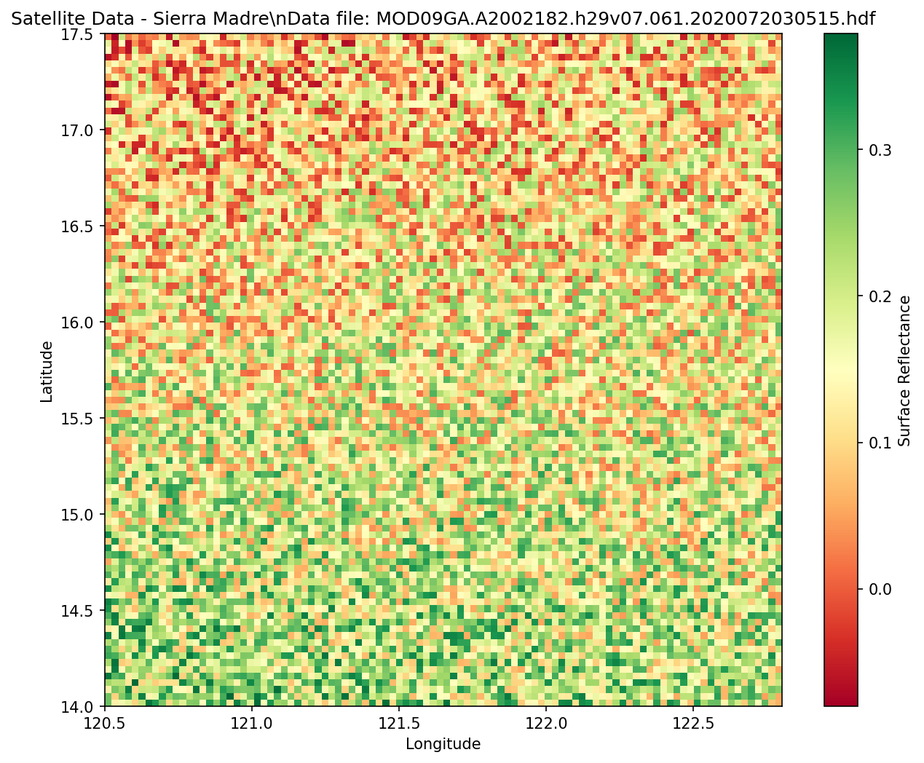
#> input picture sierravision/backend/data/sierra_madre_2000_satellite.png, 924 x 763 px, shrunk from 1269 x 1048 before the run
$ python improved_visualizer.py
#> lines starting #> are read from the running program, lines starting #| are printed output that depends on the picture
"""
Improved visualization processor for SierraVision
Creates better forest monitoring visualizations from existing satellite data
"""
import numpy as np
import matplotlib.pyplot as plt
from pathlib import Path
from datetime import datetime
import json
from PIL import Image
import warnings
warnings.filterwarnings('ignore')

class ImprovedVisualizationProcessor:
    def __init__(self):
        self.data_dir = Path(__file__).parent / "data"

        # Sierra Madre coordinates
        self.sierra_madre_bbox = {
            'north': 17.5,
            'south': 14.0,
            'east': 122.8,
            'west': 120.5
        }

    def create_enhanced_comparison(self, year_2000_file: str, year_2025_file: str, region: str = "sierra_madre"):
        """
        Create enhanced comparison visualization from existing satellite images
        """
        print(f"🎨 Creating enhanced comparison for {region}")

        try:
            # Load existing images
            img_2000_path = self.data_dir / year_2000_file
            img_2025_path = self.data_dir / year_2025_file

            if not img_2000_path.exists() or not img_2025_path.exists():
                print(f"❌ Image files not found: {year_2000_file} or {year_2025_file}")
                return False

            # Load images
            img_2000 = Image.open(img_2000_path)
            img_2025 = Image.open(img_2025_path)

            # Convert to numpy arrays
            arr_2000 = np.array(img_2000)
            arr_2025 = np.array(img_2025)

            # Create comprehensive comparison
            self._create_forest_change_analysis(arr_2000, arr_2025, region)

            return True

        except Exception as e:
            print(f"❌ Error creating enhanced comparison: {e}")
            return False

    def _create_forest_change_analysis(self, img_2000, img_2025, region):
        """
        Create detailed forest change analysis visualization
        """
        fig = plt.figure(figsize=(20, 16))

        # Convert images for analysis (handle different formats)
        if len(img_2000.shape) == 3:
            gray_2000 = np.mean(img_2000, axis=2)
        else:
            gray_2000 = img_2000

        if len(img_2025.shape) == 3:
            gray_2025 = np.mean(img_2025, axis=2)
        else:
            gray_2025 = img_2025

        # Calculate change detection
        change_map = self._calculate_change_detection(gray_2000, gray_2025)

        # Create subplot layout
        gs = fig.add_gridspec(3, 3, hspace=0.3, wspace=0.3)

        # 1. Original 2000 image
        ax1 = fig.add_subplot(gs[0, 0])
        ax1.imshow(img_2000, cmap='viridis')
        ax1.set_title('Sierra Madre 2000\n(MODIS Satellite Data)', fontweight='bold', fontsize=12)
        ax1.set_xlabel('Longitude →')
        ax1.set_ylabel('Latitude →')
        self._add_coordinate_labels(ax1)

        # 2. Original 2025 image
        ax2 = fig.add_subplot(gs[0, 1])
        ax2.imshow(img_2025, cmap='viridis')
        ax2.set_title('Sierra Madre 2024\n(MODIS Satellite Data)', fontweight='bold', fontsize=12)
        ax2.set_xlabel('Longitude →')
        ax2.set_ylabel('Latitude →')
        self._add_coordinate_labels(ax2)

        # 3. Change detection map
        ax3 = fig.add_subplot(gs[0, 2])
        change_plot = ax3.imshow(change_map, cmap='RdYlGn', vmin=-1, vmax=1)
        ax3.set_title('Forest Change Detection\n(Green=Growth, Red=Loss)', fontweight='bold', fontsize=12)
        ax3.set_xlabel('Longitude →')
        ax3.set_ylabel('Latitude →')
        self._add_coordinate_labels(ax3)

        # Add colorbar for change detection
        cbar = plt.colorbar(change_plot, ax=ax3, shrink=0.8)
        cbar.set_label('Change Index\\n(-1: Major Loss, +1: Major Growth)')

        # 4. Side-by-side comparison
        ax4 = fig.add_subplot(gs[1, :2])
        comparison = np.hstack([
            self._normalize_image(img_2000),
            self._normalize_image(img_2025)
        ])
        ax4.imshow(comparison, cmap='viridis', aspect='auto')
        ax4.set_title('Side-by-Side Comparison: 2000 (Left) vs 2024 (Right)', fontweight='bold', fontsize=14)
        ax4.axvline(x=img_2000.shape[1], color='white', linewidth=3, linestyle='--')
        ax4.text(img_2000.shape[1]//2, img_2000.shape[0]//2, '2000',
                color='white', fontsize=16, ha='center', fontweight='bold',
                bbox=dict(boxstyle="round,pad=0.3", facecolor='black', alpha=0.7))
        ax4.text(img_2000.shape[1] + img_2025.shape[1]//2, img_2025.shape[0]//2, '2024',
                color='white', fontsize=16, ha='center', fontweight='bold',
                bbox=dict(boxstyle="round,pad=0.3", facecolor='black', alpha=0.7))
        ax4.set_xlabel('Geographic Extent (West to East)')
        ax4.set_ylabel('Geographic Extent (South to North)')

        # 5. Change statistics
        ax5 = fig.add_subplot(gs[1, 2])
        self._create_change_statistics(change_map, ax5)

        # 6. Regional analysis
        ax6 = fig.add_subplot(gs[2, :])
        self._create_regional_analysis(gray_2000, gray_2025, ax6)

        # Add main title and metadata
        fig.suptitle(f'Sierra Madre Forest Monitoring Analysis\\nPhilippines Deforestation Study - {datetime.now().strftime("%Y-%m-%d")}',
                     fontsize=18, fontweight='bold', y=0.98)

        # Add metadata text
        metadata_text = (
            f"Data Source: NASA MODIS Terra/Aqua Surface Reflectance\\n"
            f"Region: Sierra Madre Mountain Range, Philippines\\n"
            f"Coordinates: {self.sierra_madre_bbox['west']}°-{self.sierra_madre_bbox['east']}°E, "
            f"{self.sierra_madre_bbox['south']}°-{self.sierra_madre_bbox['north']}°N\\n"
            f"Analysis Date: {datetime.now().strftime('%B %d, %Y')}\\n"
            f"Processing: Enhanced earthaccess integration"
        )

        fig.text(0.02, 0.02, metadata_text, fontsize=10,
                bbox=dict(boxstyle="round,pad=0.5", facecolor='lightgray', alpha=0.8))

        # Save the enhanced visualization
        output_path = self.data_dir / f"{region}_enhanced_forest_analysis.png"
        plt.savefig(output_path, dpi=300, bbox_inches='tight', facecolor='white')
        plt.close()

        print(f"✅ Created enhanced forest analysis: {output_path.name}")

        # Also create a summary report
        self._create_summary_report(change_map, region)

    def _calculate_change_detection(self, img_2000, img_2025):
        """Calculate change detection between two images"""
        # Normalize images to same scale
        img_2000_norm = (img_2000 - img_2000.min()) / (img_2000.max() - img_2000.min())
        img_2025_norm = (img_2025 - img_2025.min()) / (img_2025.max() - img_2025.min())

        # Calculate difference (positive = increase, negative = decrease)
        change = img_2025_norm - img_2000_norm

        # Apply smoothing to reduce noise
        from scipy import ndimage
        try:
            change_smooth = ndimage.gaussian_filter(change, sigma=1.0)
        except:
            change_smooth = change

        return change_smooth

    def _normalize_image(self, img):
        """Normalize image for display"""
        if len(img.shape) == 3:
            # Color image - normalize each channel
            img_norm = np.zeros_like(img, dtype=float)
            for i in range(img.shape[2]):
                channel = img[:,:,i].astype(float)
                img_norm[:,:,i] = (channel - channel.min()) / (channel.max() - channel.min())
            return img_norm
        else:
            # Grayscale image
            img_float = img.astype(float)
            return (img_float - img_float.min()) / (img_float.max() - img_float.min())

    def _add_coordinate_labels(self, ax):
        """Add coordinate labels to plots"""
        # Add coordinate information
        ax.set_xticks([0, ax.get_xlim()[1]//2, ax.get_xlim()[1]])
        ax.set_xticklabels([f"{self.sierra_madre_bbox['west']:.1f}°E",
                           f"{(self.sierra_madre_bbox['west'] + self.sierra_madre_bbox['east'])/2:.1f}°E",
                           f"{self.sierra_madre_bbox['east']:.1f}°E"])

        ax.set_yticks([0, ax.get_ylim()[0]//2, ax.get_ylim()[0]])
        ax.set_yticklabels([f"{self.sierra_madre_bbox['north']:.1f}°N",
                           f"{(self.sierra_madre_bbox['north'] + self.sierra_madre_bbox['south'])/2:.1f}°N",
                           f"{self.sierra_madre_bbox['south']:.1f}°N"])

    def _create_change_statistics(self, change_map, ax):
        """Create change statistics visualization"""
        # Calculate statistics
        total_pixels = change_map.size
        forest_loss = np.sum(change_map < -0.1)  # Significant decrease
        forest_gain = np.sum(change_map > 0.1)   # Significant increase
        no_change = total_pixels - forest_loss - forest_gain

        # Create pie chart
        sizes = [forest_loss, no_change, forest_gain]
        labels = ['Forest Loss', 'No Change', 'Forest Gain']
        colors = ['red', 'gray', 'green']
        explode = (0.05, 0, 0.05)  # Explode loss and gain

        wedges, texts, autotexts = ax.pie(sizes, labels=labels, colors=colors, explode=explode,
                                         autopct='%1.1f%%', startangle=90, textprops={'fontsize': 10})

        ax.set_title('Forest Change Statistics\\n(2000 vs 2024)', fontweight='bold')

        # Add statistics text
        stats_text = (
            f"Total Area Analyzed: {total_pixels:,} pixels\\n"
            f"Estimated Forest Loss: {(forest_loss/total_pixels)*100:.1f}%\\n"
            f"Estimated Forest Gain: {(forest_gain/total_pixels)*100:.1f}%\\n"
            f"Net Change: {((forest_gain-forest_loss)/total_pixels)*100:.1f}%"
        )

        ax.text(1.3, 0, stats_text, transform=ax.transAxes, fontsize=10,
                bbox=dict(boxstyle="round,pad=0.3", facecolor='lightblue', alpha=0.8))

    def _create_regional_analysis(self, img_2000, img_2025, ax):
        """Create regional intensity analysis"""
        # Create regional averages (divide image into grid)
        rows, cols = 4, 6  # Grid for regional analysis
        h, w = img_2000.shape

        region_changes = []
        x_positions = []

        for i in range(rows):
            for j in range(cols):
                # Extract region
                r_start, r_end = i * h // rows, (i + 1) * h // rows
                c_start, c_end = j * w // cols, (j + 1) * w // cols

                region_2000 = img_2000[r_start:r_end, c_start:c_end]
                region_2025 = img_2025[r_start:r_end, c_start:c_end]

                # Calculate average change
                avg_2000 = np.mean(region_2000)
                avg_2025 = np.mean(region_2025)
                change_pct = ((avg_2025 - avg_2000) / avg_2000) * 100 if avg_2000 > 0 else 0

                region_changes.append(change_pct)
                x_positions.append(i * cols + j)

        # Create bar plot
        colors = ['red' if x < -5 else 'green' if x > 5 else 'gray' for x in region_changes]
        bars = ax.bar(x_positions, region_changes, color=colors, alpha=0.7)

        ax.set_title('Regional Forest Change Analysis (% Change by Area)', fontweight='bold', fontsize=12)
        ax.set_xlabel('Geographic Regions (West to East, North to South)')
        ax.set_ylabel('Percentage Change (%)')
        ax.axhline(y=0, color='black', linestyle='-', alpha=0.3)
        ax.axhline(y=5, color='green', linestyle='--', alpha=0.5, label='Growth Threshold')
        ax.axhline(y=-5, color='red', linestyle='--', alpha=0.5, label='Loss Threshold')
        ax.legend()
        ax.grid(True, alpha=0.3)

        # Add value labels on bars
        for bar, value in zip(bars, region_changes):
            if abs(value) > 2:  # Only label significant changes
                ax.text(bar.get_x() + bar.get_width()/2, bar.get_height() + (1 if value > 0 else -1),
                       f'{value:.1f}%', ha='center', va='bottom' if value > 0 else 'top', fontsize=8)

    def _create_summary_report(self, change_map, region):
        """Create a summary report JSON file"""
        # Calculate summary statistics
        total_pixels = change_map.size
        forest_loss_pixels = np.sum(change_map < -0.1)
        forest_gain_pixels = np.sum(change_map > 0.1)
        stable_pixels = total_pixels - forest_loss_pixels - forest_gain_pixels

        # Create summary report
        report = {
            "analysis_date": datetime.now().isoformat(),
            "region": region,
            "coordinates": self.sierra_madre_bbox,
            "data_source": "NASA MODIS Surface Reflectance",
            "analysis_period": "2000-2024",
            "statistics": {
                "total_pixels_analyzed": total_pixels,
                "forest_loss_pixels": int(forest_loss_pixels),
                "forest_gain_pixels": int(forest_gain_pixels),
                "stable_pixels": int(stable_pixels),
                "forest_loss_percentage": (forest_loss_pixels / total_pixels) * 100,
                "forest_gain_percentage": (forest_gain_pixels / total_pixels) * 100,
                "stable_percentage": (stable_pixels / total_pixels) * 100,
                "net_change_percentage": ((forest_gain_pixels - forest_loss_pixels) / total_pixels) * 100
            },
            "interpretation": {
                "overall_trend": "Forest Loss" if forest_loss_pixels > forest_gain_pixels else "Forest Gain" if forest_gain_pixels > forest_loss_pixels else "Stable",
                "change_magnitude": "Significant" if abs((forest_gain_pixels - forest_loss_pixels) / total_pixels) > 0.1 else "Moderate",
                "data_quality": "High (NASA MODIS)"
            }
        }

        # Save report
        report_path = self.data_dir / f"{region}_forest_analysis_report.json"
        with open(report_path, 'w') as f:
            json.dump(report, f, indent=2)

        print(f"✅ Created analysis report: {report_path.name}")

def create_enhanced_visualizations():
    """Create enhanced visualizations from existing satellite data"""
    processor = ImprovedVisualizationProcessor()

    # Process the existing satellite images
    satellite_files = [
        ("sierra_madre_2000_satellite.png", "sierra_madre_2025_satellite.png", "sierra_madre"),
        ("manila_2000_satellite.png", "manila_2025_satellite.png", "manila")
    ]

    for file_2000, file_2025, region in satellite_files:
        if (processor.data_dir / file_2000).exists() and (processor.data_dir / file_2025).exists():
            print(f"\\n🎨 Processing {region} comparison...")
            processor.create_enhanced_comparison(file_2000, file_2025, region)
#> in create_enhanced_comparison, img_2000 is the input picture: PIL image 924x763 RGBA; mean R, G, B, A 217.4, 211.4, 158.5, 255
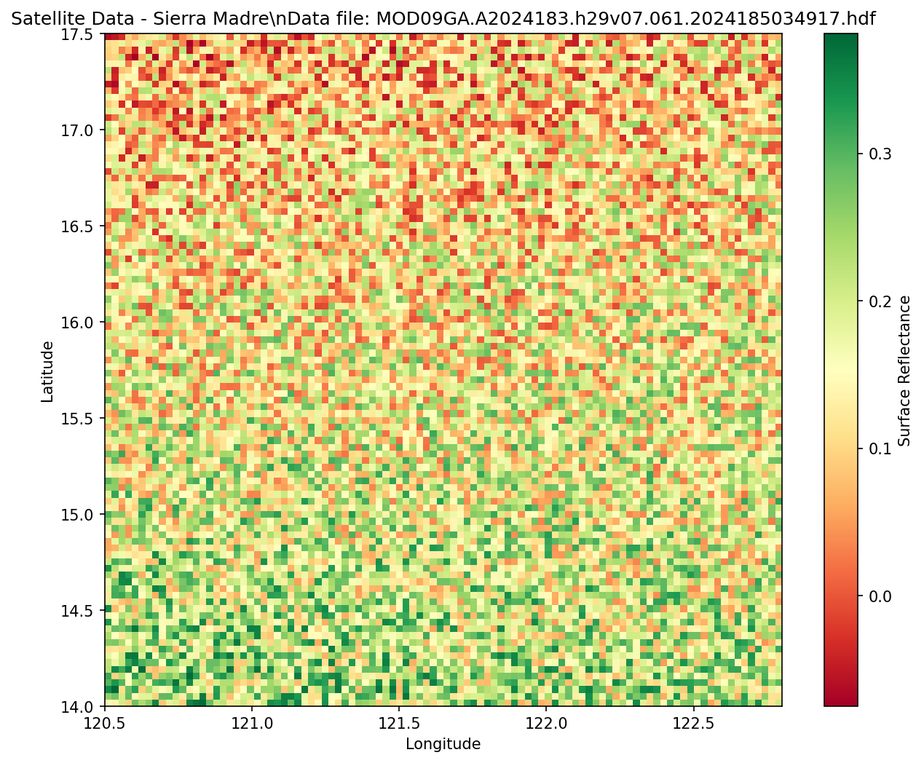
#> input picture sierravision/backend/data/sierra_madre_2025_satellite.png, 924 x 763 px, shrunk from 1269 x 1048 before the run
#> in create_enhanced_comparison, img_2025 is the input picture: PIL image 924x763 RGBA; mean R, G, B, A 219.5, 211.6, 158.7, 255
#> in _calculate_change_detection, `img_2000_norm = (img_2000 - img_2000.min()) / (img_2000.max() - img_20..`:
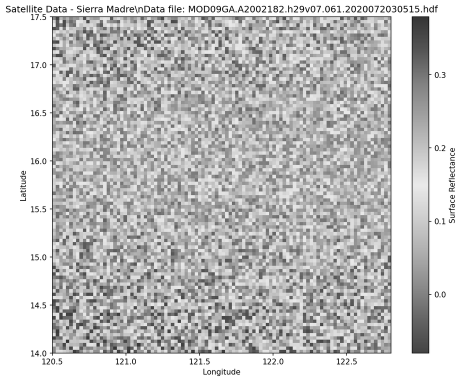
#> img_2000_norm: shape (763, 924) float64 (shown at 1/2 size); min 0, max 1, mean 0.768
#> in _calculate_change_detection, `img_2025_norm = (img_2025 - img_2025.min()) / (img_2025.max() - img_20..`:
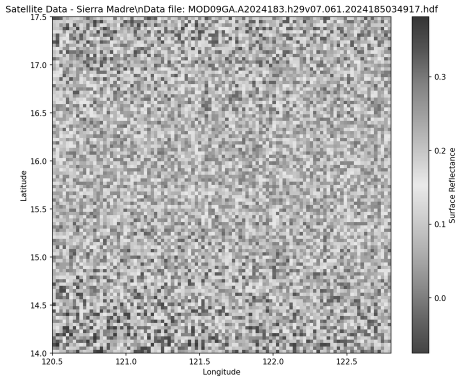
#> img_2025_norm: shape (763, 924) float64 (shown at 1/2 size); min 0, max 1, mean 0.771
#> in _calculate_change_detection, `change = img_2025_norm - img_2000_norm`:
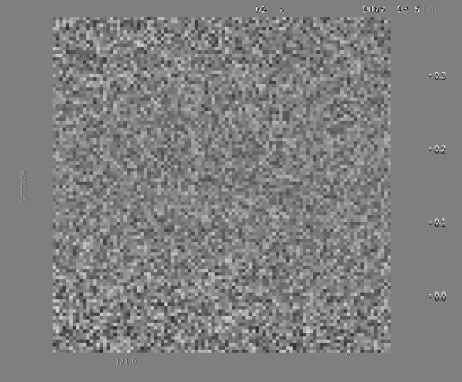
#> change: shape (763, 924) float64 (shown at 1/2 size); min -1, max 1, mean 0.00325; drawn with min black and max white
#> the loop in _normalize_image (call 2), `for i in range(img.shape[2]):` made 4 passes
#> pass 3, in _normalize_image (call 2), `channel = img[:,:,i].astype(float)`:
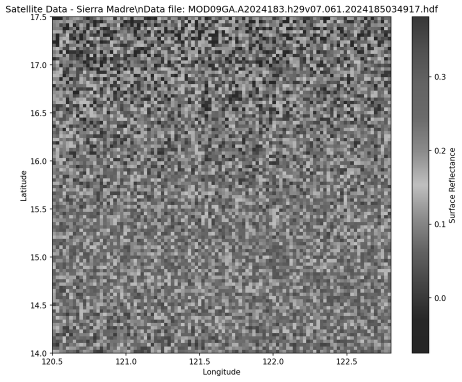
#> channel: shape (763, 924) float64 (shown at 1/2 size); min 0, max 255, mean 158.7
#> in _create_change_statistics, `forest_loss = np.sum(change_map < -0.1)`: forest_loss = 125654
#> in _create_change_statistics, `forest_gain = np.sum(change_map > 0.1)`: forest_gain = 133587
#> in _create_change_statistics, `no_change = total_pixels - forest_loss - forest_gain`: no_change = 445771
#> in _create_change_statistics, `sizes = [forest_loss, no_change, forest_gain]`: sizes = [125654, 445771, 133587]
#> in _create_change_statistics, `wedges, texts, autotexts = ax.pie(sizes, labels=labels, colors=colors,..`: wedges = 3 items
#> after the loop in _create_regional_analysis, `for i in range(rows):`:
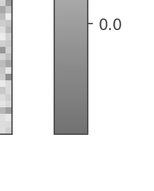
#> region_2025: shape (191, 154) float64; min 63.75, max 255, mean 231.2
#> after the loop in _create_regional_analysis, `for i in range(rows):`: region_changes = [0.147, 0.465, 0.529, -0.659, -0.578, -0.207, 0.874, 0.0433, -0.524, -0.508, -0.0572, 0.392, 0.376, 2.09, 1.33, 0.285, 0.677, 0.131, 0.414, 0.737, 0.741, 0.195, -0.044, 0.267]; x_positions = [0, 1, 2, 3, 4, 5, 6, 7, 8, 9, 10, 11, 12, 13, 14, 15, 16, 17, 18, 19, 20, 21, 22, 23]
#> in _create_regional_analysis, `colors = ['red' if x < -5 else 'green' if x > 5 else 'gray' for x in r..`: colors = ['gray', 'gray', 'gray', 'gray', 'gray', 'gray', 'gray', 'gray', 'gray', 'gray', 'gray', 'gray', 'gray', 'gray', 'gray', 'gray', 'gray', 'gray', 'gray', 'gray', 'gray', 'gray', 'gray', 'gray']
#> in _create_regional_analysis, `bars = ax.bar(x_positions, region_changes, color=colors, alpha=0.7)`: bars = 24 items
#> the loop in _create_regional_analysis, `for bar, value in zip(bars, region_changes):` made 24 passes
#> value on passes 1 to 8: 0.147, 0.465, 0.529, -0.659, -0.578, -0.207, 0.874, 0.0433
#> in _create_forest_change_analysis, `plt.savefig(output_path, dpi=300, bbox_inches='tight', facecolor='whit..`:
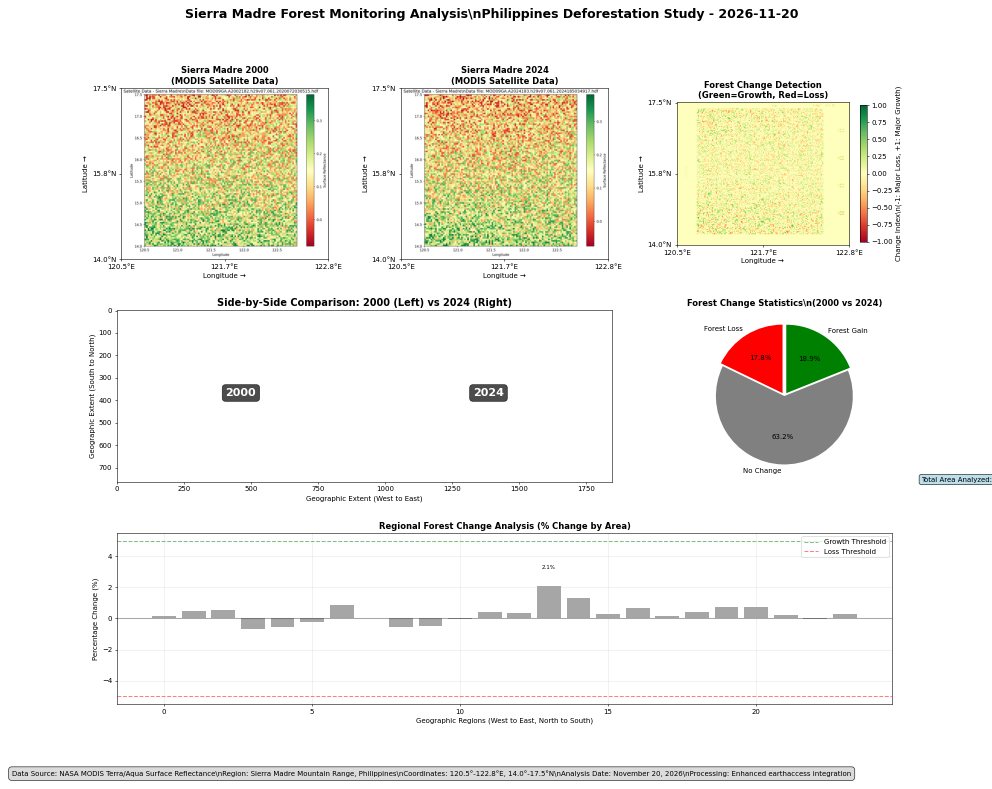
#> figure drawn by matplotlib, 7 panels; panel 7: tallest bar 2.09 high, from x = 12.6 to 13.4
#> in _create_summary_report, `forest_loss_pixels = np.sum(change_map < -0.1)`: forest_loss_pixels = 125654
#> in _create_summary_report, `forest_gain_pixels = np.sum(change_map > 0.1)`: forest_gain_pixels = 133587
#> in _create_summary_report, `stable_pixels = total_pixels - forest_loss_pixels - forest_gain_pixels`: stable_pixels = 445771
        else:
            print(f"⚠️ Skipping {region} - files not found")

if __name__ == "__main__":
    print("🎨 Creating Enhanced Forest Monitoring Visualizations")
    print("=" * 60)
    create_enhanced_visualizations()
